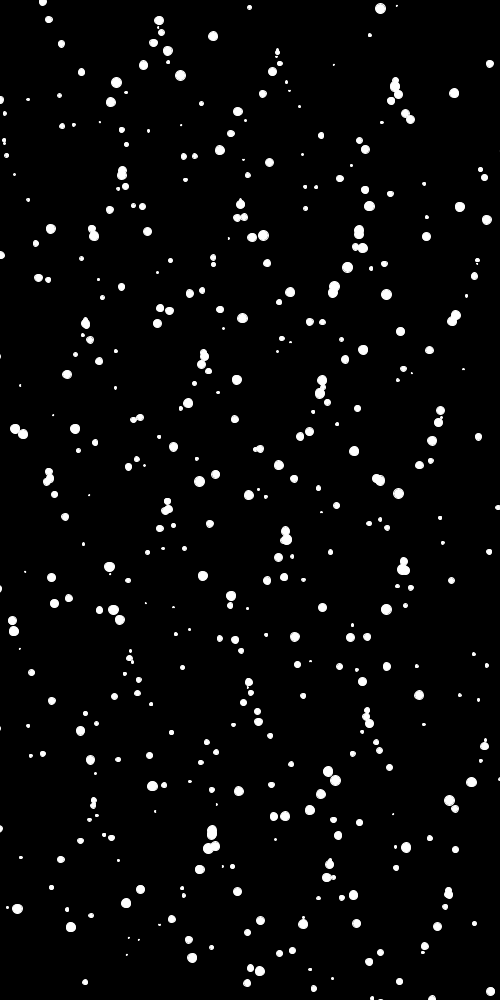
Frame 1 (no input)
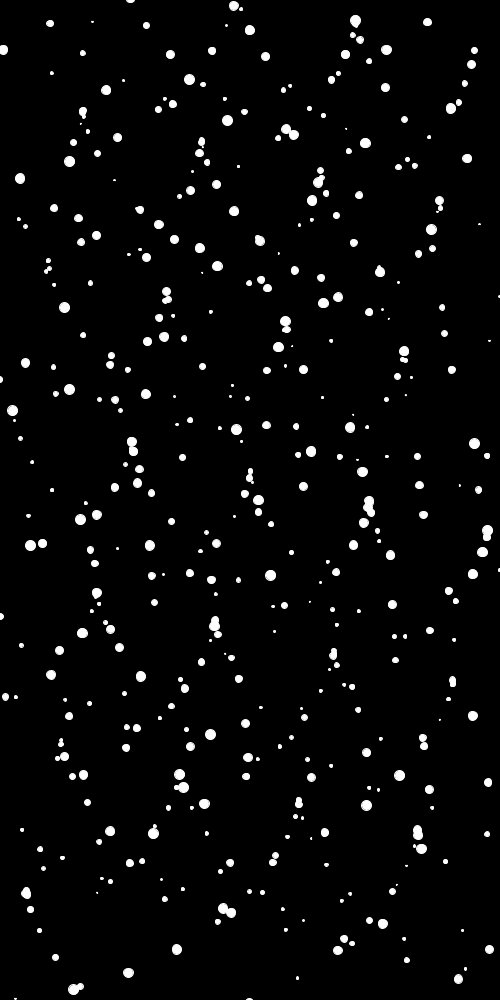
Frame 60 (the mouse pressed at the canvas centre just before this capture)
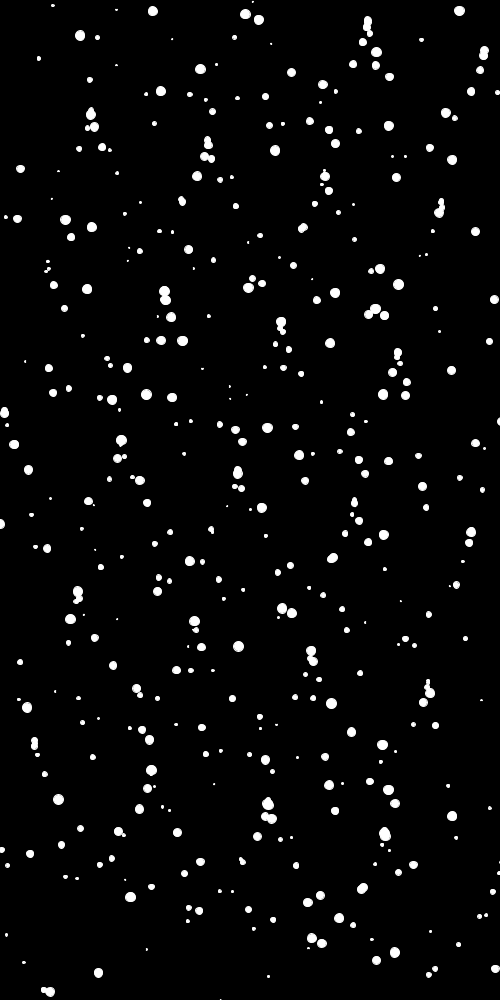
Frame 120 (the mouse held since frame 60 and released just before this capture)

The Processing sketch that drew these frames (run headless with seeded random() and noise(); from frame 60 on, the mouse is pressed at the canvas centre):

// Processing sketch: processing_156042
// ── processing_156042.pde



float rad;

float theta = 0;

void setup(){
  size(500, 1000);
  smooth();
  background(0);
  frameRate(10);
}

void draw(){
 background(0);
  stroke(255);
  fill(255);
  for(int i = 0; i <= height; i += 30){
    for(int j = 0; j <= width; j += 30){
      
  awa(j, i);
  
    }
  }
}

void awa(int x, int y){

  strokeWeight(1);
  rad = random(1, 10);
  ellipse(x+100*sin(theta), y+100*cos(theta), rad, rad);
  theta += 0.3;
}
